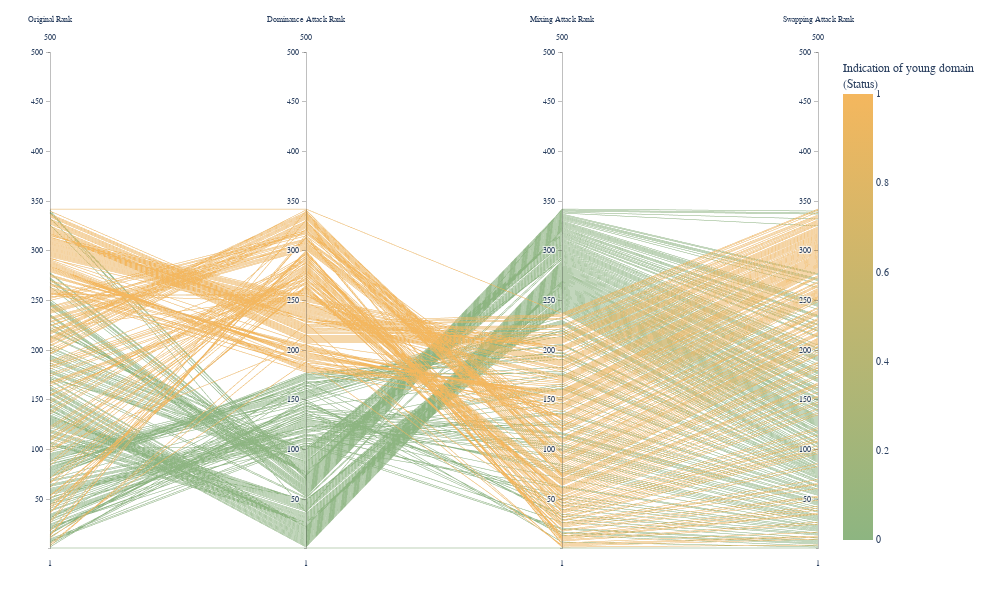

Source (notebook cell):
### Code cell
print("\nGenerating ID rank change visualization...")
fig_ranks = visualize_all_attack_ranks_parallel_coords(
        x_test=x_test,
        base_model=model,
        protected_feature=protected_feature,
        superior_outcome_value=1,
        sample_size=500
    )
fig_ranks.show()

### Figure 1 — Plotly figure (JSON) as saved in the notebook; plotly's stock layout.template omitted (floating-point values rounded to 4 significant figures; data arrays with more than 128 entries replaced by an {"elided": "..."} marker saying what was removed)
{"data": [{"dimensions": [{"label": "Original Rank", "range": [1, 500], "values": {"elided": "342 int values"}}, {"label": "Dominance Attack Rank", "range": [1, 500], "values": {"elided": "342 int values"}}, {"label": "Mixing Attack Rank", "range": [1, 500], "values": {"elided": "342 int values"}}, {"label": "Swapping Attack Rank", "range": [1, 500], "values": {"elided": "342 int values"}}], "line": {"cmax": 1, "cmin": 0, "color": {"elided": "342 int values"}, "colorbar": {"title": {"text": "Indication of young domain <br>(Status)"}}, "colorscale": [[0, "#8db581"], [1, "#f4b75e"]], "showscale": true}, "type": "parcoords"}], "layout": {"font": {"family": "Arial, sans-serif", "size": 10}, "height": 600, "hovermode": "closest", "margin": {"b": 50, "l": 50, "r": 50, "t": 50}, "paper_bgcolor": "white", "plot_bgcolor": "white", "width": 1000}}
